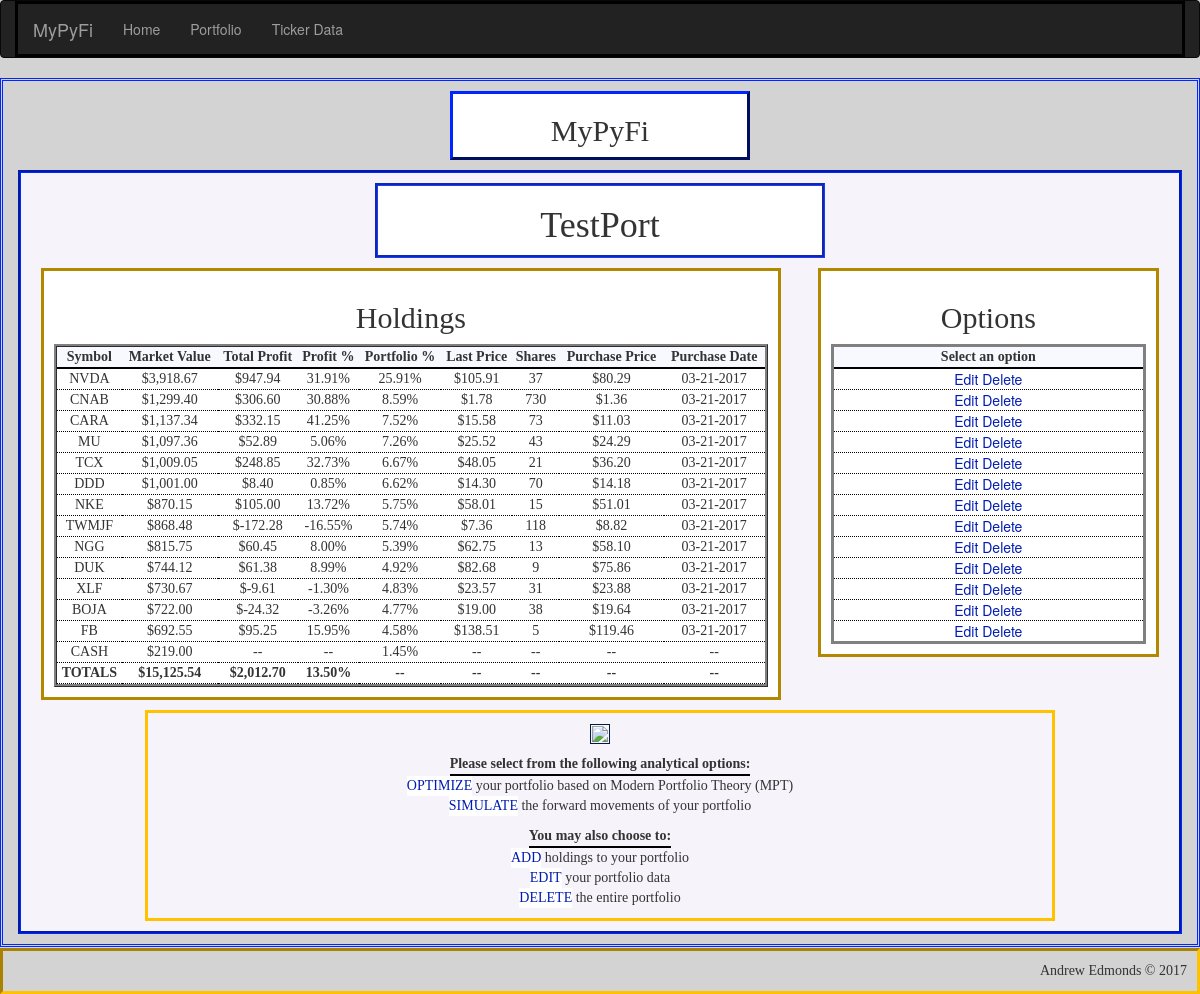
Screenshot of /portfolio/TestPort with the database file from the repository.
### app/models.py (models this page shows, shortened)
class Portfolio(db.Model):
    __tablename__ = 'portfolios'
    id = db.Column(db.Integer, primary_key=True, autoincrement=True)
    name = db.Column(db.String(25), unique=True)    # name of portfolio
    cash = db.Column(db.Float)                      # cash holdings within portfolio
    market_value = db.Column(db.Float)              # market value of all holdings + cash
    total_profit = db.Column(db.Float)              # total profits of all holdings
    invested = db.Column(db.Float)                  # total amount invested into holdings - excludes cash holding
    profit_percent = db.Column(db.Float)            # percent return on current amount invested - excludes cash holding
    num_holdings = db.Column(db.Integer)            # total number of holdings in portfolio - excludes cash holding
    holdings = db.relationship('Holding', backref='portfolio', lazy='dynamic')

class Holding(db.Model):
    __tablename__ = 'holdings'
    id = db.Column(db.Integer, primary_key=True, autoincrement=True)
    symbol = db.Column(db.String(6))            # stock symbol
    shares = db.Column(db.Integer)              # number of shares held
    market_value = db.Column(db.Float)          # market value of holding
    purch_date = db.Column(db.Date)             # date holding was purchased
    purch_price = db.Column(db.Float)           # share price on purchase date
    last_price = db.Column(db.Float)            # most recent price from pandas_dataframe module
    total_profit = db.Column(db.Float)          # total profits of holding ($)
    profit_percent = db.Column(db.Float)        # percent profit based on initial amount invested
    portfolio_percent = db.Column(db.Float)     # percent holding makes up of overall portfolio
    last_updated = db.Column(db.String)         # date holding's last_price attribute was updated
    portfolio_id = db.Column(db.Integer, db.ForeignKey('portfolios.id'))

### app/main/views.py (the view)
@main.route('/portfolio/<name>', methods=['GET', 'POST'])
def portfolio(name):
    portfolio = Portfolio.query.filter_by(name=name).first()
    if portfolio is None:
        abort(404)
    else:
        session['portfolio'] = str(portfolio.name)
    holding_data = portfolio.holdings.order_by(Holding.portfolio_percent.desc()).all()
    PortfolioPlot(portfolio)
    return render_template('portfolio/portfolio.html', name=name, holding_data=holding_data, cash=portfolio.cash)

### app/templates/portfolio/portfolio.html (shortened to what this page needs)
{% extends "base-detailed.html" %}
{% import "bootstrap/wtf.html" as wtf %}
{% block page_title %}
<h2>
    <center>MyPyFi</center>
</h2>
{% endblock %}
{% block main_title %}
<h1>{{ name }}</h1>
{% endblock %}
{% block main_focus %}
{% if not holding_data|count > 0 %}
<h1>
    <center>No Holdings Found!</center>
</h1>
<p>
<center>There are no holdings saved in the portfolio {{ name }}</center></p>
{% else %}
<h2>
    <center>Holdings</center>
</h2>
<table style="width:100%" id="portfolio_table">
    <tr>
        <th>
            <center>Symbol</center>
        </th>
        <th>
            <center>Market Value</center>
        </th>
        <th>
            <center>Total Profit</center>
        </th>
        <th>
            <center>Profit %</center>
        </th>
        <th>
            <center>Portfolio %</center>
        </th>
        <th>
            <center>Last Price</center>
        </th>
        <th>
            <center>Shares</center>
        </th>
        <th>
            <center>Purchase Price</center>
        </th>
        <th>
            <center>Purchase Date</center>
        </th>
    </tr>
    {% for holding in holding_data %}
    <tr>
        <td>
            <center>{{ holding["symbol"] | upper }}</center>
        </td>
        <td>
            <center>{{ "${:,.2f}".format(holding["last_price"]*holding["shares"]) }}</center>
        </td>
        <td>
            <center>{{ "${:,.2f}".format(holding["total_profit"]) }}</center>
        </td>
        <td>
            <center>{{ "{0:.2f}%".format(holding["profit_percent"]*100) }}</center>
        </td>
        <td>
            <center>{{ "{0:.2f}%".format(holding["portfolio_percent"]*100) }}</center>
        </td>
        <td>
            <center>{{ "${:,.2f}".format(holding["last_price"]) }}</center>
        </td>
        <td>
            <center>{{ holding["shares"] }}</center>
        </td>
        <td>
            <center>{{ "${:,.2f}".format(holding["purch_price"]) }}</center>
        </td>
        <td>
            <center>{{ "{:%m-%d-%Y}".format(holding["purch_date"]) }}</center>
        </td>
    </tr>
    {% endfor %}
    <tr id="cash_row">
        <td>
            <center>CASH</center>
        </td>
        <td>
            <center>{{ "${:,.2f}".format(cash) }}</center>
        </td>
        <td>
            <center>--</center>
        </td>
        <td>
            <center>--
            </center>
        </td>
        <td>
            <center>{{
                "{0:.2f}%".format(100*cash/(holding_data|sum(attribute="market_value")+cash))
                }}
            </center>
        </td>
        <td>
            <center>--
            </center>
        </td>
        <td>
            <center>--
            </center>
        </td>
        <td>
            <center>--
            </center>
        </td>
        <td>
            <center>--
            </center>
        </td>
    </tr>
    <tr id="focus_total_row">
        <td>
            <center>TOTALS</center>
        </td>
        <td>
            <center>{{ "${:,.2f}".format(cash + holding_data|sum(attribute="market_value")) }}</center>
        </td>
        <td>
            <center>{{ "${:,.2f}".format(holding_data|sum(attribute="total_profit")) }}</center>
        </td>
        <td>
            <center>{{
                "{0:.2f}%".format(100*holding_data|sum(attribute="total_profit")/holding_data|sum(attribute="market_value"))
                }}
            </center>
        </td>
        <td>
            <center>--
            </center>
        </td>
        <td>
            <center>--
            </center>
        </td>
        <td>
            <center>--
            </center>
        </td>
        <td>
            <center>--
            </center>
        </td>
        <td>
            <center>--
            </center>
        </td>
    </tr>
</table>
{% endif %}
{% endblock %}
{% block main_options %}
{% if not holding_data|count > 0 %}
<h1>
    <center>No Holdings Found!</center>
</h1>
<p>
<center>There are no holdings saved in the portfolio {{ name }}</center></p>
{% else %}
<h2>
    <center>Options</center>
</h2>
<table style="width:100%" id="options_table">
    <tr>
        <th>
            <center>Select an option</center>
        </th>
    </tr>
    {% for holding in holding_data %}
    <tr>
        <td>
            <a class="button"
               href="{{ url_for('main.holding_edit', name=name, symbol=holding['symbol'], holding_id = holding['id'])}}">Edit</a>
            <a class="button"
               href="{{ url_for('main.holding_delete_ask', name=name, symbol=holding['symbol'], holding_id = holding['id'])}}">Delete</a>
        </td>
    </tr>
    {% endfor %}
</table>
{% endif %}
{% endblock %}
{% block verbage %}
<img src="{{ url_for('static',filename='portfolio_plot.png') }}">
<table style="width:100%" id="verbage_action_table">
    <tr>
        <th>
            <center>Please select from the following analytical options:</center>
        </th>
    </tr>
    <tr>
        <td>
            <a class="button" href="{{ url_for('main.portfolio_optimal_ask', name=name) }}">OPTIMIZE</a>
            your portfolio based on Modern Portfolio Theory (MPT)
        </td>
    </tr>
    <tr>
        <td>
            <a class="button" href="{{ url_for('main.portfolio_simulate_ask', name=name) }}">SIMULATE</a>
            the forward movements of your portfolio
        </td>
    </tr>
</table>
<table style="width:100%" id="verbage_edit_table">
    <tr>
        <th>
            <center>You may also choose to:</center>
        </th>
    </tr>
    <tr>
        <td>
            <a class="button" href="{{ url_for('main.holding_add', name=name) }}">ADD</a>
            holdings to your portfolio
        </td>
    </tr>
    <tr>
        <td>
            <a class="button" href="{{ url_for('main.portfolio_edit', name=name) }}">EDIT</a>
            your portfolio data
        </td>
    </tr>
    <tr>
        <td>
            <a class="button" href="{{ url_for('main.portfolio_delete_ask', name=name) }}">DELETE</a> the entire
            portfolio
        </td>
    </tr>
</table>
{% endblock %}

### app/static/css/style_main.css (style rules this page uses)
body { background-color: lightgray; }
#main h2 { font-family: "Palatino Linotype"; }
#main th { font-family: "Bitstream Vera Sans Mono"; border-bottom: 2pt solid black; }
#portfolio_table { border-collapse: separate; border-style: ridge; background-color: #F4F1F7; }
#main-focus th { background-color: ghostwhite; }
#main-focus td { font-family: "Felix Titling"; border-bottom: 1pt dotted black; background-color: white; }
#focus_total_row { font-weight: bold; }
#options_table { text-align: center; border-style: solid; background-color: #F4F1F7; }
#main-options th { background-color: ghostwhite; }
#main-options td { font-family: Verdana, "Helvetica Neue", Arial, Helvetica, Geneva, sans-serif; border-bottom: 1pt dotted black; background-color: white; }
#verbage th { display: inline-block; }
.button { background-color: white; color: #001BB2; border: thin; text-align: center; text-decoration: none; display: inline-block; cursor: pointer; }
img { padding:1px; border:1px solid #021a40; }

### rows the page displays
Portfolio: name "TestPort", cash "$219.00"
Holding: symbol "NVDA", holding['last_price']*holding['shares'] "$3,918.67", total_profit "$947.94", holding['profit_percent']*100 "31.91%", holding['portfolio_percent']*100 "25.91%", last_price "$105.91", shares "37", purch_price "$80.29", purch_date "03-21-2017"
Holding: symbol "CNAB", holding['last_price']*holding['shares'] "$1,299.40", total_profit "$306.60", holding['profit_percent']*100 "30.88%", holding['portfolio_percent']*100 "8.59%", last_price "$1.78", shares "730", purch_price "$1.36", purch_date "03-21-2017"
Holding: symbol "CARA", holding['last_price']*holding['shares'] "$1,137.34", total_profit "$332.15", holding['profit_percent']*100 "41.25%", holding['portfolio_percent']*100 "7.52%", last_price "$15.58", shares "73", purch_price "$11.03", purch_date "03-21-2017"
Holding: symbol "MU", holding['last_price']*holding['shares'] "$1,097.36", total_profit "$52.89", holding['profit_percent']*100 "5.06%", holding['portfolio_percent']*100 "7.26%", last_price "$25.52", shares "43", purch_price "$24.29", purch_date "03-21-2017"
Holding: symbol "TCX", holding['last_price']*holding['shares'] "$1,009.05", total_profit "$248.85", holding['profit_percent']*100 "32.73%", holding['portfolio_percent']*100 "6.67%", last_price "$48.05", shares "21", purch_price "$36.20", purch_date "03-21-2017"
Holding: symbol "DDD", holding['last_price']*holding['shares'] "$1,001.00", total_profit "$8.40", holding['profit_percent']*100 "0.85%", holding['portfolio_percent']*100 "6.62%", last_price "$14.30", shares "70", purch_price "$14.18", purch_date "03-21-2017"
Holding: symbol "NKE", holding['last_price']*holding['shares'] "$870.15", total_profit "$105.00", holding['profit_percent']*100 "13.72%", holding['portfolio_percent']*100 "5.75%", last_price "$58.01", shares "15", purch_price "$51.01", purch_date "03-21-2017"
Holding: symbol "TWMJF", holding['last_price']*holding['shares'] "$868.48", total_profit "$-172.28", holding['profit_percent']*100 "-16.55%", holding['portfolio_percent']*100 "5.74%", last_price "$7.36", shares "118", purch_price "$8.82", purch_date "03-21-2017"
Holding: symbol "NGG", holding['last_price']*holding['shares'] "$815.75", total_profit "$60.45", holding['profit_percent']*100 "8.00%", holding['portfolio_percent']*100 "5.39%", last_price "$62.75", shares "13", purch_price "$58.10", purch_date "03-21-2017"
Holding: symbol "DUK", holding['last_price']*holding['shares'] "$744.12", total_profit "$61.38", holding['profit_percent']*100 "8.99%", holding['portfolio_percent']*100 "4.92%", last_price "$82.68", shares "9", purch_price "$75.86", purch_date "03-21-2017"
Holding: symbol "XLF", holding['last_price']*holding['shares'] "$730.67", total_profit "$-9.61", holding['profit_percent']*100 "-1.30%", holding['portfolio_percent']*100 "4.83%", last_price "$23.57", shares "31", purch_price "$23.88", purch_date "03-21-2017"
Holding: symbol "BOJA", holding['last_price']*holding['shares'] "$722.00", total_profit "$-24.32", holding['profit_percent']*100 "-3.26%", holding['portfolio_percent']*100 "4.77%", last_price "$19.00", shares "38", purch_price "$19.64", purch_date "03-21-2017"
Holding: symbol "FB", holding['last_price']*holding['shares'] "$692.55", total_profit "$95.25", holding['profit_percent']*100 "15.95%", holding['portfolio_percent']*100 "4.58%", last_price "$138.51", shares "5", purch_price "$119.46", purch_date "03-21-2017"

### other values shown
{{ "${:,.2f}".format(cash + holding_data|sum(attribute="market_value")) }} "$15,125.54"
{{ "${:,.2f}".format(holding_data|sum(attribute="total_profit")) }} "$2,012.70"
